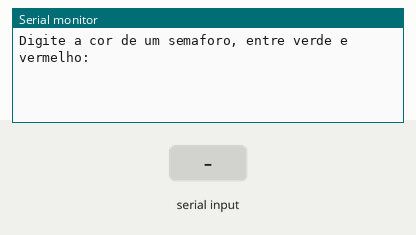
Recording of a sketch running on a simulated Arduino Uno, built with avr-gcc and run on an emulated ATmega328P. Parts: the last lines printed to the serial monitor. The test bench sets the inputs (shaded band).

Above: at 1.2 s.
1.3 s: "vermelho" received over Serial
At 3.0 s:
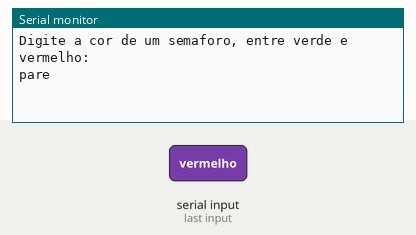
3.8 s: "1" received over Serial
At 6.4 s:
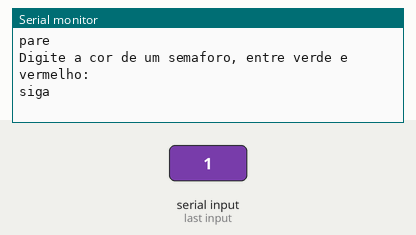

Measured:
- after the input at 1.3 s, the serial monitor: prints a new line after 1.0 s (image 1)
- after the input at 3.8 s, the serial monitor: prints a new line after 1.5 s (image 2)

The sketch:

ex2_30-04.ino.ino
```cpp
//Verde "siga"
//Vermelho "pare"

//Variaveis
String corSemaforo = "";

void setup()
{
 Serial.begin(9600);
}

void loop()
{

  Serial.println();
  Serial.println("Digite a cor de um semaforo, entre verde e vermelho:");
  while( !Serial.available());
  corSemaforo = Serial.readString();
  Serial.println();


  if (corSemaforo == "vermelho"){
  Serial.println("pare");
  }else {
  Serial.println("siga");
  }

  delay(2000);

}
```
